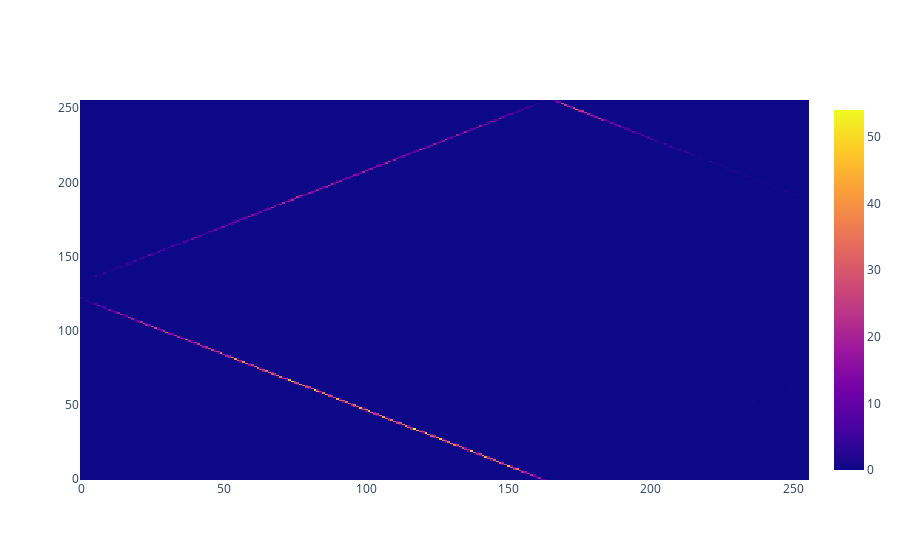

Write notebook code for a chart like this one.
### Code cell
x = preds[:, 0]
y = preds[:, 1]

heatmap, xedges, yedges = np.histogram2d(x, y, bins=256)
# heatmap = np.log(heatmap+1)
extent = [xedges[0], xedges[-1], yedges[0], yedges[-1]]
fig = go.Figure()
fig.add_trace(go.Heatmap(z=heatmap.T))
fig.show()

### Figure 1 — Plotly figure (JSON) as saved in the notebook; plotly's stock layout.template omitted (floating-point values rounded to 4 significant figures; data arrays with more than 128 entries replaced by an {"elided": "..."} marker saying what was removed)
{"data": [{"type": "heatmap", "z": {"elided": "256x256 int values"}}], "layout": {}}
